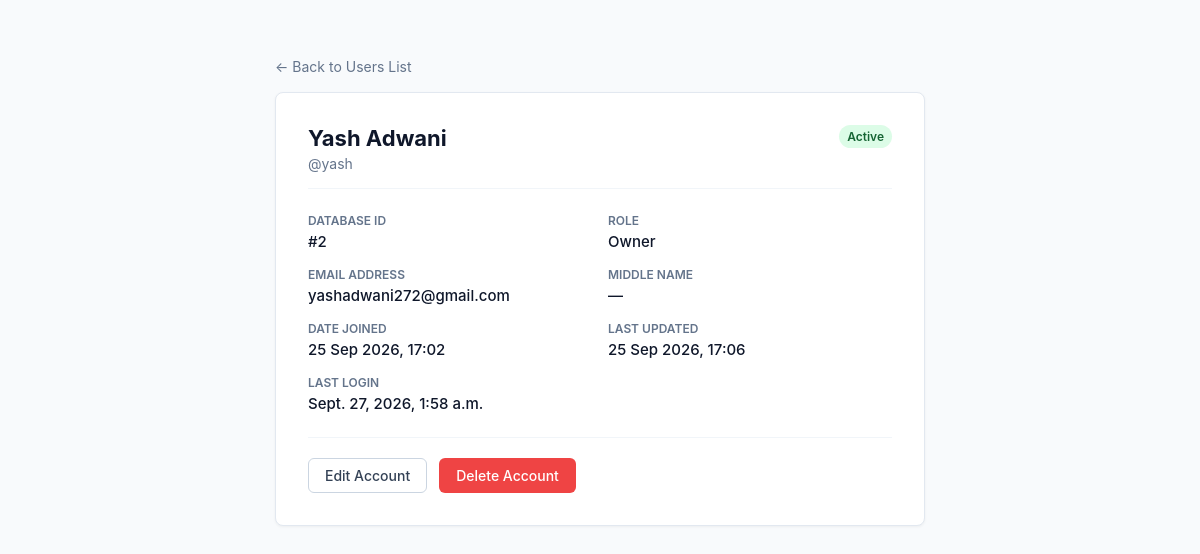
The page /accounts/users/2/ (signed in) on the database as committed earlier.
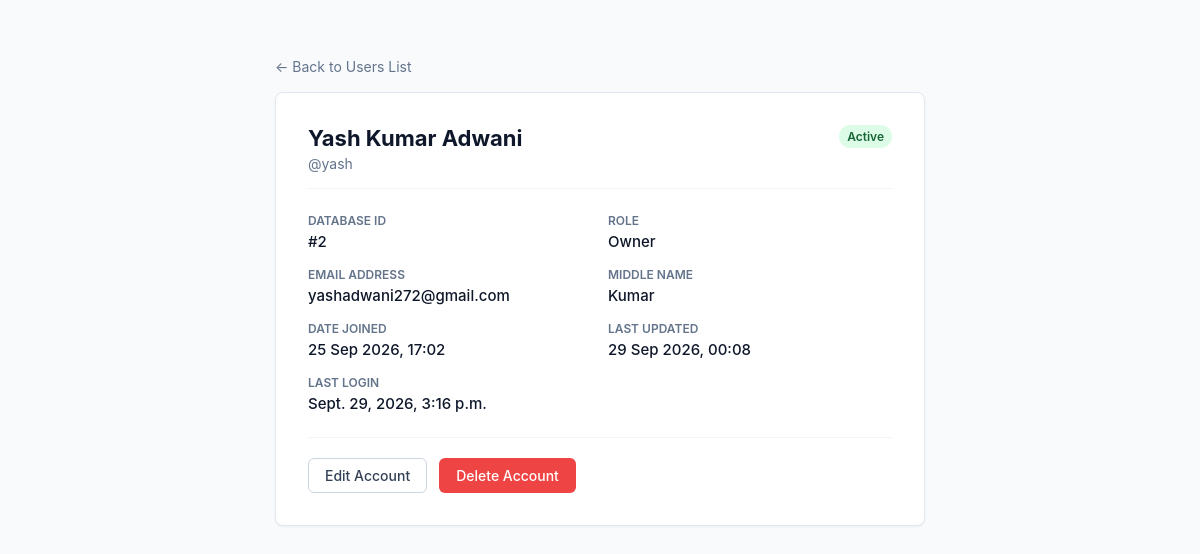
The same page on the database as committed later.
### accounts/models.py (models this page shows, shortened)
class User(AbstractUser):
    class Role(models.TextChoices):
        SYSTEM_ADMIN = "SYSTEM_ADMIN", "System Admin"
        OWNER = "OWNER", "Owner"
    email = models.EmailField(unique=True)
    first_name = models.CharField(
        max_length=150,
        blank=False
    )
    middle_name = models.CharField(
        max_length=150,
        blank=True
    )
    last_name = models.CharField(
        max_length=150,
        blank=False
    )
    role = models.CharField(
        max_length=20,
        choices=Role.choices,
        default=Role.OWNER,
    )
    updated_at = models.DateTimeField(auto_now=True)
    REQUIRED_FIELDS = [
        "email",
        "first_name",
        "last_name"
    ]
    @property
    def full_name(self):
        if self.middle_name:
            return f"{self.first_name} {self.middle_name} {self.last_name}"
        return f"{self.first_name} {self.last_name}"

### accounts/views.py (the view)
# urls.py: path("users/<int:user_id>/", views.user_detail, name="user_detail"),
@owner_or_admin_required
def user_detail(request, user_id):
    target_user = get_object_or_404(
        User,
        id=user_id
    )
    if not can_manage_user(request.user, target_user):
        raise PermissionDenied(
            "You do not have permission to manage this user."
        )
    return render(
        request,
        "accounts/user_detail.html",
        {"target_user": target_user}
    )

### accounts/templates/accounts/user_detail.html (shortened to what this page needs)
<!DOCTYPE html>
<html lang="en">
<head>
</head>
<body>
    <div class="container">
        <p style="margin-bottom: 16px;"><a href="{% url 'accounts:user_list' %}" style="color: #64748b; text-decoration: none; font-size: 14px;">← Back to Users List</a></p>
        <div class="card">
            <div class="header">
                <div>
                    <h2 class="title">{{ target_user.full_name }}</h2>
                    <div class="subtitle">@{{ target_user.username }}</div>
                </div>
                <span style="font-size: 12px; padding: 4px 8px; border-radius: 9999px; font-weight: 600; background: {% if target_user.is_active %}#dcfce7; color: #166534;{% else %}#fee2e2; color: #991b1b;{% endif %}">
                    {% if target_user.is_active %}Active{% else %}Inactive{% endif %}
                </span>
            </div>
            <div class="grid">
                <div class="field-group">
                    <label>Database ID</label>
                    <p>#{{ target_user.id }}</p>
                </div>
                <div class="field-group">
                    <label>Role</label>
                    <p>{{ target_user.get_role_display }}</p>
                </div>
                <div class="field-group">
                    <label>Email Address</label>
                    <p>{{ target_user.email }}</p>
                </div>
                <div class="field-group">
                    <label>Middle Name</label>
                    <p>{{ target_user.middle_name|default:"—" }}</p>
                </div>
                <div class="field-group">
                    <label>Date Joined</label>
                    <p>{{ target_user.date_joined|date:"d M Y, H:i" }}</p>
                </div>
                <div class="field-group">
                    <label>Last Updated</label>
                    <p>{{ target_user.updated_at|date:"d M Y, H:i" }}</p>
                </div>
                <div class="field-group">
                    <label>Last Login</label>
                    <p>{{ target_user.last_login|default:"Never logged in" }}</p>
                </div>
            </div>
            <div class="actions">
                <a href="{% url 'accounts:user_edit' target_user.id %}" class="btn btn-outline">Edit Account</a>
                {% if target_user != request.user %}
                    <a href="{% url 'accounts:user_delete' target_user.id %}" class="btn btn-danger">Delete Account</a>
                {% endif %}
            </div>
        </div>
    </div>
</body>
</html>

Rows that differ between the two databases and show on the page:
changed User "Owner": full_name "Yash Adwani" → "Yash Kumar Adwani"; middle_name "—" → "Kumar"; updated_at "25 Sep 2026, 17:06" → "29 Sep 2026, 00:08"; last_login "Sept. 27, 2026, 1:58 a.m." → "Sept. 29, 2026, 3:16 p.m."
